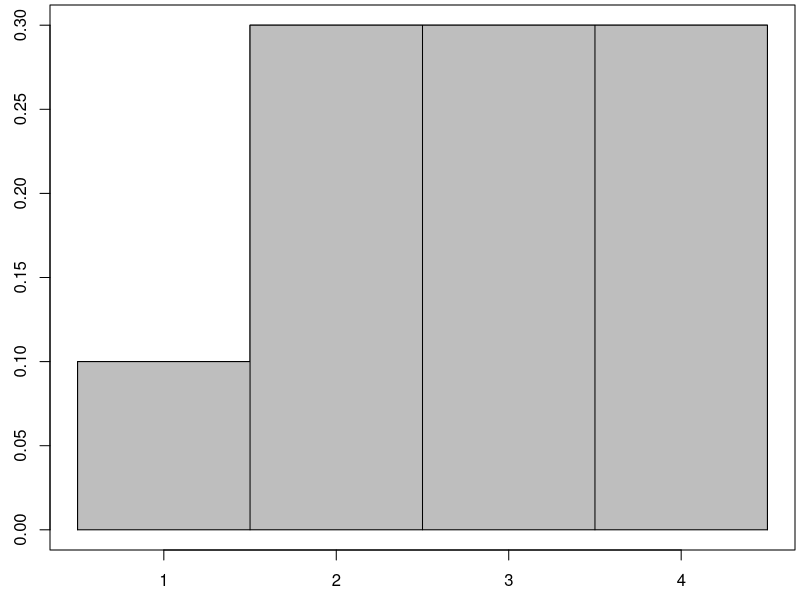
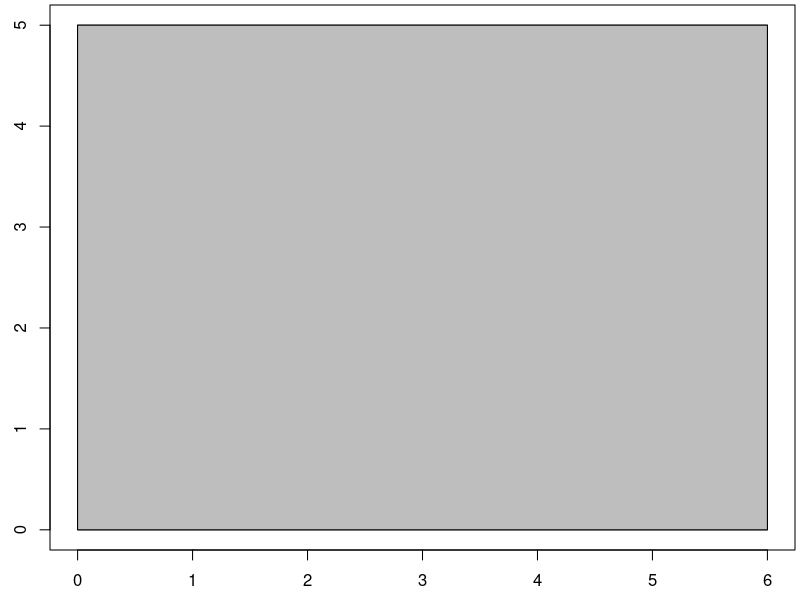
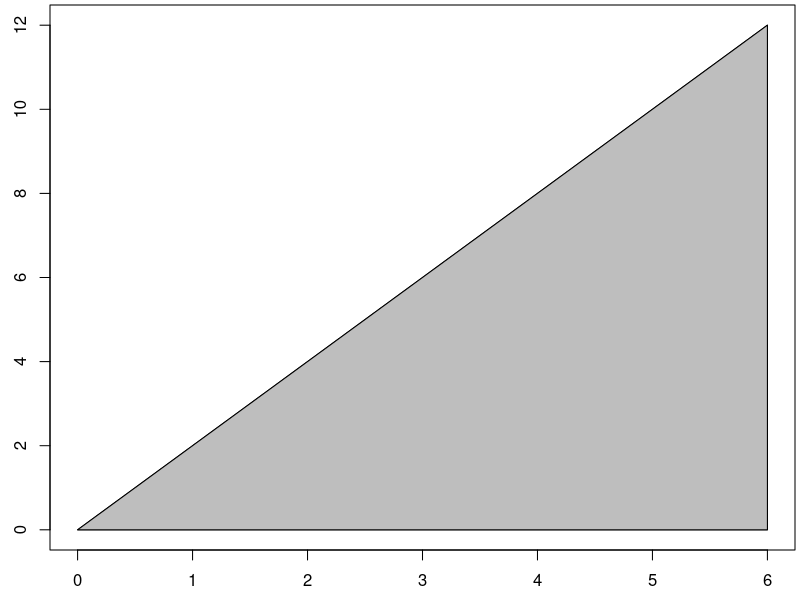

Reproduce these figures in R, in order.
#Shades a rug diagram for a probability mass function. 
#Inputs: 
#  x - a vector of data points
#  p - a corresponding vector of probabilities or frequencies
#All widths are 1 unit wide. 
draw_pmf <- function(x,p){
  xs <- c(rbind(x-1/2,x-1/2,x+1/2,x+1/2))
  px <- c(rbind(0,p,p,0))
  par(mar=c(2.5,2.5,0.25,0.25))
  plot.new()
  plot(xs,px,type="l")
  polygon(xs,px,col="gray")
}

x <- c(  1,  2,  3,  4)
p <- c(0.1,0.3,0.3,0.3)
draw_pmf(x,p)
sum(x*p)



#Shades a rug diagram (shades area under) for a function f from a to b. 
#Inputs: 
#  f - a function f(x)
#  a - left end of the rug
#  b - right end of the rug
#  num_points - how many point are sent into f for plotting. 
draw_rug <- function(f,a,b,num_points=100){
  x <- c(a,seq(a,b,(b-a)/num_points),b,a)
  y <- c(0,f(seq(a,b,(b-a)/num_points)),0,0)
  par(mar=c(2.5,2.5,0.25,0.25))
  plot(x,y,type = "l")
  polygon(x,y,col="gray")
}

g <- function(x){5+x*0}
draw_rug(g,0,6)


g <- function(x){2*x}
draw_rug(g,0,6)
